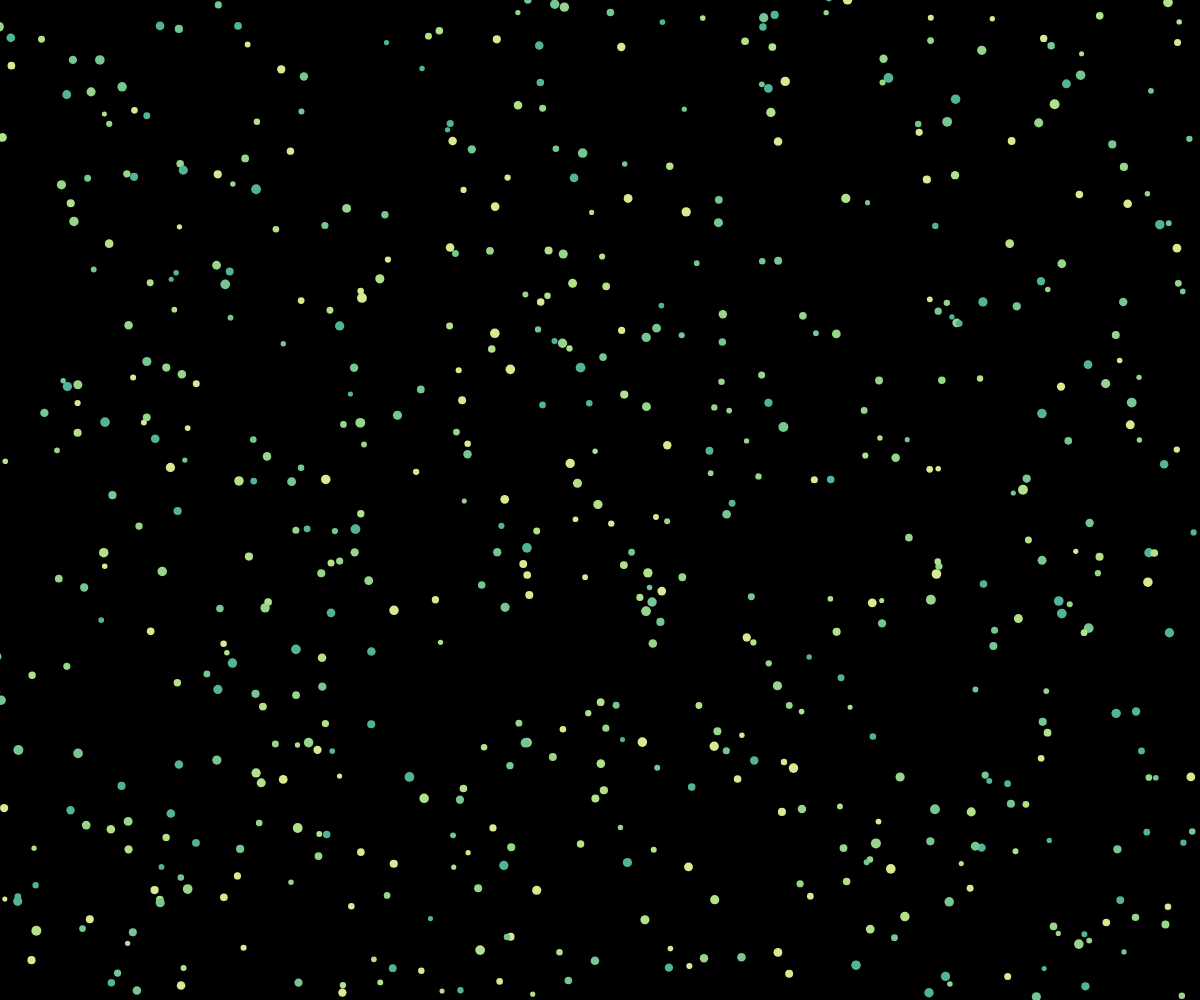
Frame 1 (no input)
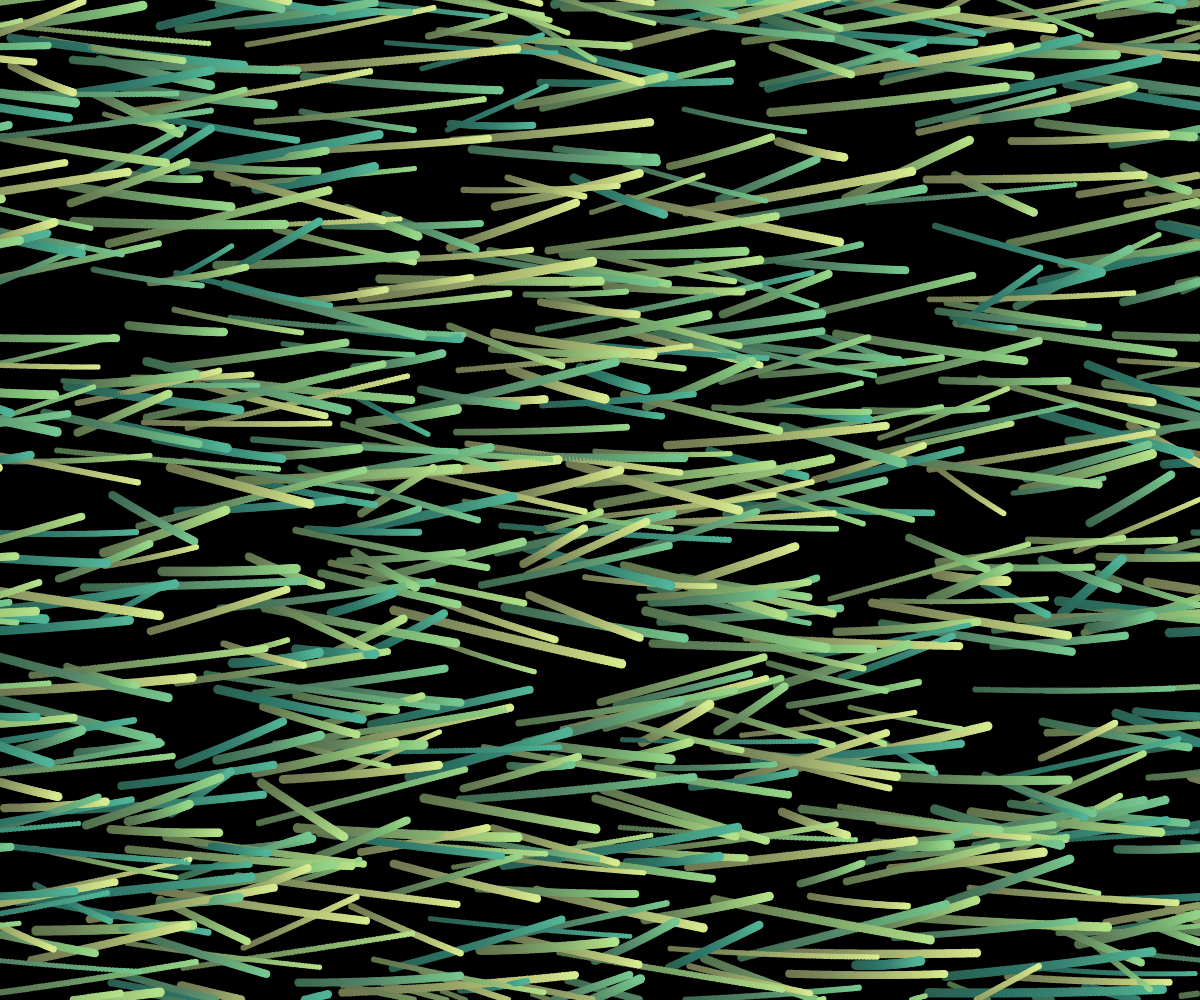
Frame 60 (no input)
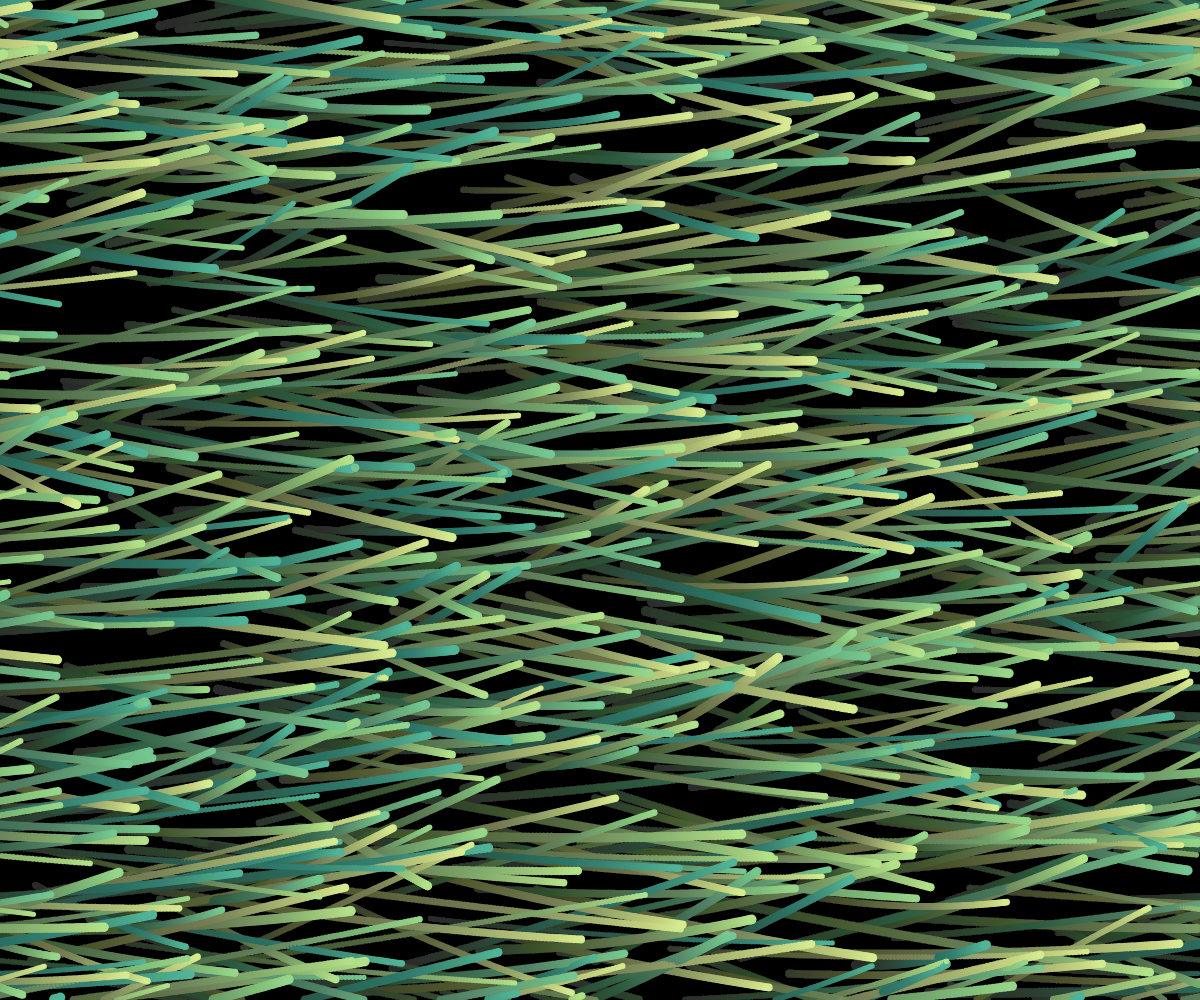
Frame 120 (the mouse pressed at the canvas centre since frame 60)

The p5.js sketch that drew these frames (run headless with seeded random() and noise() and a simulated clock; from frame 60 on, the mouse is pressed at the canvas centre):

// p5.js sketch
// ── sketch.js
let bg;
const COL = createCols("https://coolors.co/d9ed92-b5e48c-99d98c-76c893-52b69a");
let velocity=0;

function setup() {
	createCanvas(windowWidth, windowHeight);
	background(0);
	bg = createGraphics(width, height);
	bg.background(0,1);
  bg.noStroke();
  /*for (let i = 0; i < 300000; i++) {
    let x = random(width);
    let y = random(height);
    let s = noise(x*0.01, y*0.01)*2;
    //bg.fill(0, 50);
    //bg.ellipse(x, y, s, s);
  } */
}

function draw() {
	randomSeed(0);
	noStroke();
	for(let i = 0; i < 600; i++){
		fill(COL[int(random(COL.length))]);
  	let s = random(5,10);
		let x = (random(width)+frameCount*random(1,4))%(width+s)-s;
		let y = (random(height)+sin(frameCount/200+i/200.0)*random(100,200))%(height+s)-s;
    if(y < -s)
    y = height+s+y;
		ellipse(x,y, s, s);

	}
  fill(0,0,0,3);
  rect(0,0,width,height);
//	image(bg,0,0);
}

function createCols(_url)
{
  let slash_index = _url.lastIndexOf('/');
  let pallate_str = _url.slice(slash_index + 1);
  let arr = pallate_str.split('-');
  for (let i = 0; i < arr.length; i++) {
    arr[i] = '#' + arr[i];
  }
  return arr;
}

/*
let bg;
const COL = createCols("https://coolors.co/d9ed92-b5e48c-99d98c-76c893-52b69a-34a0a4-168aad-1a759f-1e6091-184e77");

function setup() {
	createCanvas(windowWidth, windowHeight);
	background(255);
	bg = createGraphics(width, height);
	bg.background(255,20);
  bg.noStroke();
  for (let i = 0; i < 300000; i++) {
    let x = random(width);
    let y = random(height);
    let s = noise(x*0.01, y*0.01)*2;
    //bg.fill(255, 50);
    //bg.rect(x, y, s, s);
  } 
}

function draw() {
	randomSeed(0);
	noStroke();
	for(let i = 0; i < 30; i++){
		fill(COL[int(random(COL.length))]);
  	let s = random(30,90);
		let x = (random(width)+frameCount*random(1,10))%(width+s)-s;
		let y = (random(height)+sin(frameCount/80)*random(300,600))%(height+s)-s;
		ellipse(x,y, s, s);

	}
	image(bg,0,0);
}

function createCols(_url)
{
  let slash_index = _url.lastIndexOf('/');
  let pallate_str = _url.slice(slash_index + 1);
  let arr = pallate_str.split('-');
  for (let i = 0; i < arr.length; i++) {
    arr[i] = '#' + arr[i];
  }
  return arr;
}

*/
